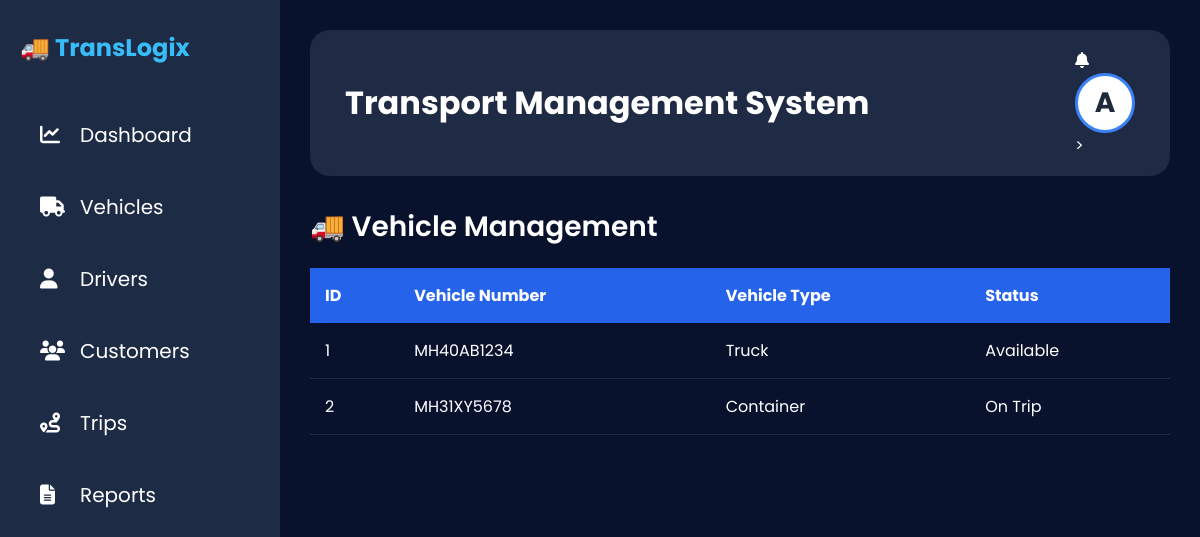
Page /vehicles on the earlier database version.
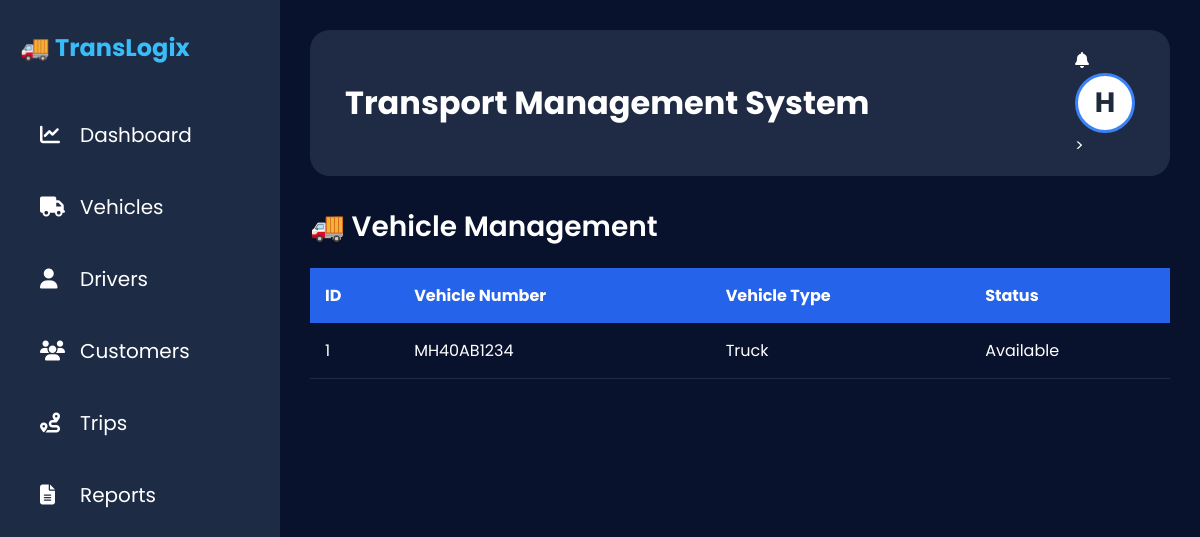
Same page on the later database version.
### app.py (models this page shows)
class Vehicle(db.Model):
    id = db.Column(db.Integer, primary_key=True)
    vehicle_no = db.Column(db.String(50), nullable=False)
    vehicle_type = db.Column(db.String(50))
    status = db.Column(db.String(50))

class User(db.Model):
    id = db.Column(db.Integer, primary_key=True)
    username = db.Column(db.String(100), unique=True, nullable=False)
    password = db.Column(db.String(100), nullable=False)
    full_name = db.Column(db.String(100))
    email = db.Column(db.String(100))
    mobile = db.Column(db.String(20))
    address = db.Column(db.Text)

### app.py (the view)
@app.route("/vehicles")
def vehicles():
    return render_template(
        "vehicles.html",
        vehicles=Vehicle.query.all()
    )

### app.py (called while the page is built)
@app.context_processor
def inject_user():
    user = User.query.first()
    return dict(user=user)

### templates/vehicles.html
{% extends "base.html" %}
{% block content %}
<h2 class="page-title">
    🚚 Vehicle Management
</h2>
<table class="table">
    <thead>
        <tr>
            <th>ID</th>
            <th>Vehicle Number</th>
            <th>Vehicle Type</th>
            <th>Status</th>
        </tr>
    </thead>
    <tbody>
        {% for v in vehicles %}
        <tr>
            <td>{{ v.id }}</td>
            <td>{{ v.vehicle_no }}</td>
            <td>{{ v.vehicle_type }}</td>
            <td>{{ v.status }}</td>
        </tr>
        {% endfor %}
    </tbody>
</table>
{% endblock %}

### templates/base.html (shortened to what this page needs)
<!DOCTYPE html>
<html lang="en">
<head>
    <link rel="stylesheet"
          href="{{ url_for('static', filename='css/style.css') }}">
    <link rel="stylesheet"
          href="https://cdnjs.cloudflare.com/ajax/libs/font-awesome/6.5.1/css/all.min.css">
</head>
<body>
    <aside class="sidebar">
        <div class="logo">
            🚚 <span>TransLogix</span>
        </div>
        <ul class="sidebar-menu">
            <li>
                <a href="{{ url_for('dashboard') }}">
                    <i class="fas fa-chart-line"></i>
                    <span>Dashboard</span>
                </a>
            </li>
            <li>
                <a href="{{ url_for('vehicles') }}">
                    <i class="fas fa-truck"></i>
                    <span>Vehicles</span>
                </a>
            </li>
            <li>
                <a href="{{ url_for('drivers') }}">
                    <i class="fas fa-user"></i>
                    <span>Drivers</span>
                </a>
            </li>
            <li>
                <a href="{{ url_for('customers') }}">
                    <i class="fas fa-users"></i>
                    <span>Customers</span>
                </a>
            </li>
            <li>
                <a href="{{ url_for('trips') }}">
                    <i class="fas fa-route"></i>
                    <span>Trips</span>
                </a>
            </li>
            <li>
                <a href="{{ url_for('reports') }}">
                    <i class="fas fa-file-alt"></i>
                    <span>Reports</span>
                </a>
            </li>
        </ul>
    </aside>
    <main class="main-content">
        <div class="navbar">
            <div class="nav-title">
                <h1>Transport Management System</h1>
            </div>
            <div class="nav-right">
                <div class="notification">
                    <i class="fas fa-bell"></i>
                </div>
                <div class="profile-menu">
                    <div class="profile-pic profile-avatar"
     onclick="toggleMenu()">
    {% if user and user.full_name %}
        {{ user.full_name[0].upper() }}
    {% elif user %}
        {{ user.username[0].upper() }}
    {% else %}
        A
    {% endif %}
</div>
                    >
                </div>
            </div>
        </div>
        {% block content %}
        {% endblock %}
    </main>
</body>
</html>

### static/css/style.css (style rules this page uses)
* { margin:0; padding:0; box-sizing:border-box; font-family:'Poppins',sans-serif; }
body { background:#08122d; color:white; display:flex; min-height:100vh; }
.sidebar { width:280px; background:#1e2b45; min-height:100vh; padding:30px 20px; position:fixed; left:0; top:0; }
.logo { font-size:24px; font-weight:700; color:#38bdf8; margin-bottom:40px; }
.sidebar ul { list-style:none; }
.sidebar ul li { margin-bottom:12px; }
.sidebar ul li a { text-decoration:none; color:white; display:flex; align-items:center; gap:15px; padding:15px 20px; border-radius:15px; transition:.3s; font-size:20px; }
.sidebar ul li a i { width:25px; }
.main-content { margin-left:280px; width:calc(100% - 280px); padding:30px; }
.navbar { background:#1f2a44; border-radius:20px; padding:18px 35px; display:flex; justify-content:space-between; align-items:center; margin-bottom:30px; }
.navbar h1 { font-size:32px; font-weight:700; }
.profile-menu { position:relative; }
.profile-pic { width:60px; height:60px; border-radius:50%; cursor:pointer; border:3px solid #3b82f6; object-fit:cover; }
table { width:100%; border-collapse:collapse; }
table th { background:#2563eb; color:white; padding:15px; text-align:left; }
table td { padding:15px; border-bottom:1px solid rgba(255,255,255,.1); }
.page-title { font-size:28px; margin-bottom:20px; font-weight:600; }
.profile-avatar { width:60px; height:60px; border-radius:50%; background:#ffffff; color:#1e293b; display:flex; justify-content:center; align-items:center; font-size:28px; font-weight:700; cursor:pointer; border:3px solid #3b82f6; }

Differences in the rows shown:
removed Vehicle: id "2", vehicle_no "MH31XY5678", vehicle_type "Container", status "On Trip"
added User: full_name "H"
Other differences:
text no longer shown: "A"
